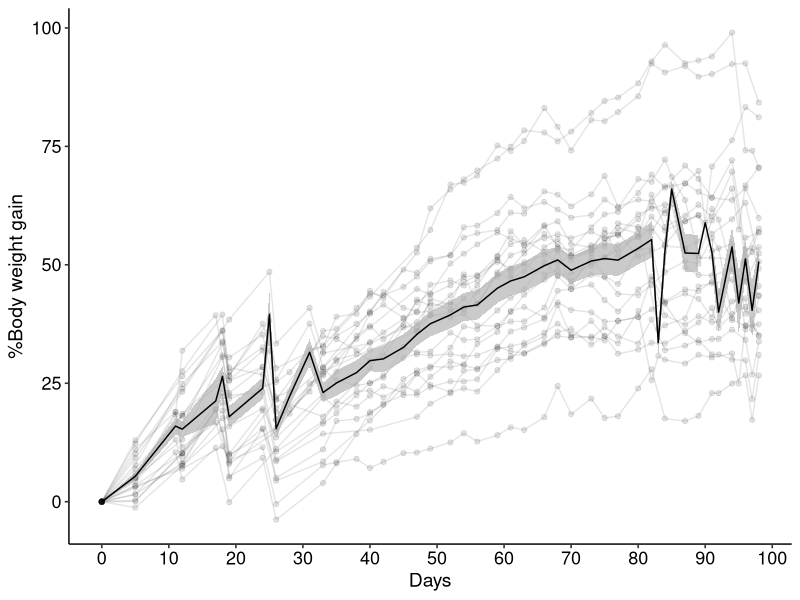
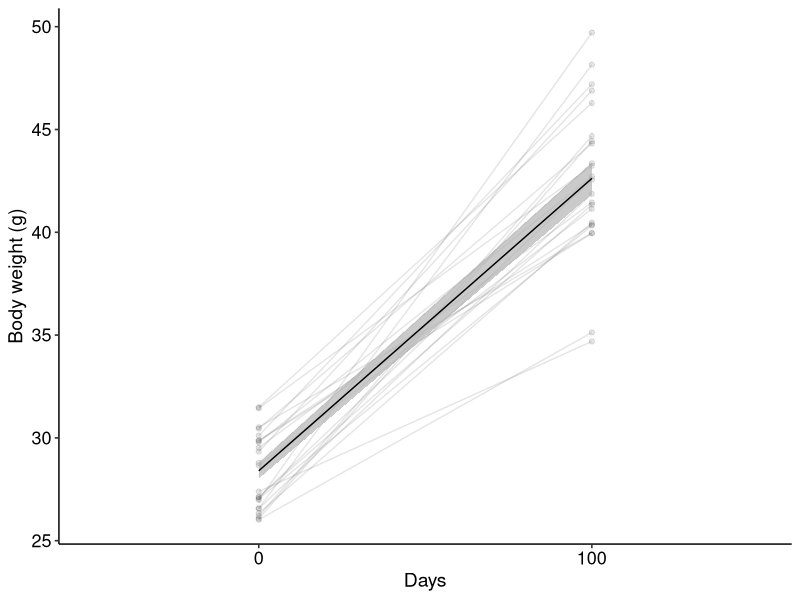
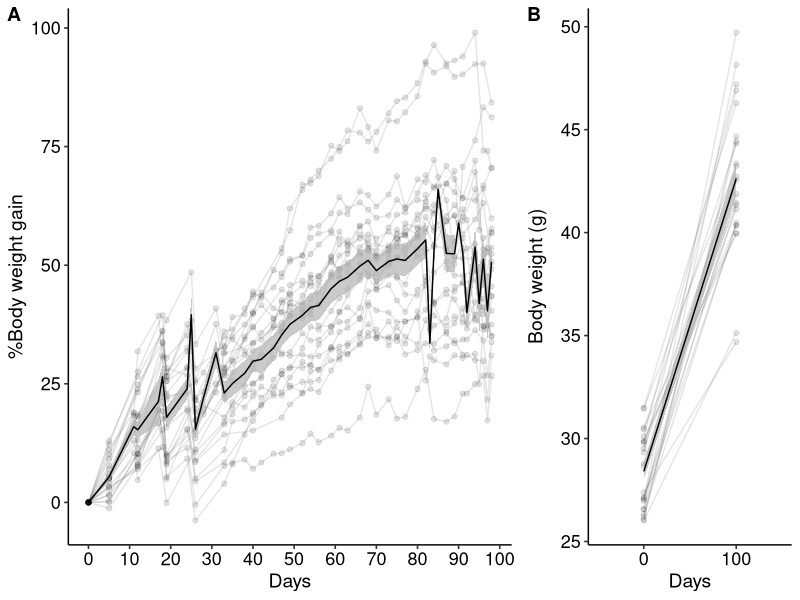

The R script that drew these images, in order:
# This script aims to explore changes in body weight, food intake,
# body composition and locomotion in middle age NZO female mice after 
# different stages of feeding:1: Basal, 2: peak obesity, 3: Acute body 
#weight loss 4: BW maintenance
#libraries
library(dplyr) #to use pipe
library(ggplot2) #to graph
library(readr) 
library(tidyr)  # to use drop-na()
library(ggpubr)

#format plot
scaleFill <- scale_fill_manual(values = c("#C03830FF", "#317EC2FF"))

format.plot <- theme_pubr() +
  theme(strip.background = element_blank(), 
        strip.text = element_blank(),
        panel.spacing.x = unit(0.1, "lines"),          
        panel.spacing.y = unit(1.5, "lines"),  
        legend.position = "none",
        axis.text = element_text(family = "Helvetica", size = 13),
        axis.title = element_text(family = "Helvetica", size = 14))

#NZO####
##body weight####
BW_data <- read_csv("../data/BW.csv") %>% 
  filter(COHORT > 2 & COHORT < 6) %>% #Just NZO females
  filter(!ID %in% c(3712, 3715)) %>% #died during study %>% 
  filter(DATE <= "2025-02-24") %>% # day 2 of restriction diet
  group_by(ID) %>% 
  arrange(DATE) %>% 
  mutate(bw_rel = 100 * (BW - first(BW)) / first(BW),
         body_lag = (lag(BW) - BW),
         GROUP = case_when(
           ID %in% c(3706, 3707, 3709, 3711, 3712, 3713, 3717, 3716, 3719, 3718, 3726) ~ "ad lib",
           ID %in% c(3708, 3714, 3720, 3721, 3710, 3722, 3723, 3724, 3725, 3727, 3728, 3729) ~ "restricted")) %>% 
  group_by(ID) %>% 
  mutate(day_rel = DATE - first(DATE)) %>% 
  filter(day_rel <=100)

n_distinct(BW_data$ID) #here we know there is 22 animals

# Custom function for mean ± SEM
mean_se <- function(x) {
  se <- sd(x) / sqrt(length(x))
  return(c(y = mean(x), ymin = mean(x) - se, ymax = mean(x) + se))
}

plot_1 <- BW_data %>%
  ggplot(aes(x = day_rel, y = bw_rel)) +
  geom_point(aes(group = ID), alpha = 0.1) +             # individual points
  geom_line(aes(group = ID), alpha = 0.1) +              # individual lines
  stat_summary(fun.data = mean_se, 
               geom = "ribbon", fill = "grey70", color = NA, 
               aes(group = 1), alpha = 0.7) +
  stat_summary(fun = mean, 
               geom = "line", color = "black", 
               aes(group = 1)) +
  labs(
    x = "Days",
    y = "%Body weight gain"
  ) +
  format.plot +
 # scale_y_continuous(limits = c(25, 60)) +
  scale_x_continuous(breaks = seq(0, 100, by = 10)) 
plot_1

##bw discrete ####
##body weight baseline and peak of obesity####
BW_data <- read_csv("../data/BW.csv") %>% 
  filter(COHORT > 2 & COHORT < 6) %>% #Just NZO females
  filter(!ID== 3715) %>% #died during study
  group_by(ID) %>% 
  arrange(DATE) %>% 
  mutate(day_rel = DATE - first(DATE)) %>% 
  filter(day_rel < 100) %>% 
  filter(day_rel %in% c(0, 98))

scale_x_discrete(labels = function(x) {
  x <- as.character(x)
  x[x == "0"] <- "baseline"
  x[x == "98"] <- "peak of obesity"
  return(x)
})

plot_2 <- BW_data %>%
  ggplot(aes(x = as.factor(day_rel), y = BW)) +
  geom_point(aes(group = ID), alpha = 0.1) +
  geom_line(aes(group = ID), alpha = 0.1) +
  stat_summary(fun.data = mean_se, 
               geom = "ribbon", fill = "grey70", color = NA, 
               aes(group = 1), alpha = 0.7) +
  stat_summary(fun = mean, 
               geom = "line", color = "black", 
               aes(group = 1)) +
  labs(
    x = "Days",
    y = "Body weight (g)"
  ) +
  format.plot +
  scale_x_discrete(labels = function(x) {
    x <- as.character(x)
    x[x == "0"] <- "0"
    x[x == "98"] <- "100"
    return(x)
  })
plot_2



# Create an arranged plot
ggarrange(plot_1, plot_2, 
                  nrow = 1, 
                  align = "hv", 
                  widths = c(0.65, 0.35),  # Increase width of panel A, decrease B
                  labels = c("A", "B"))
          
